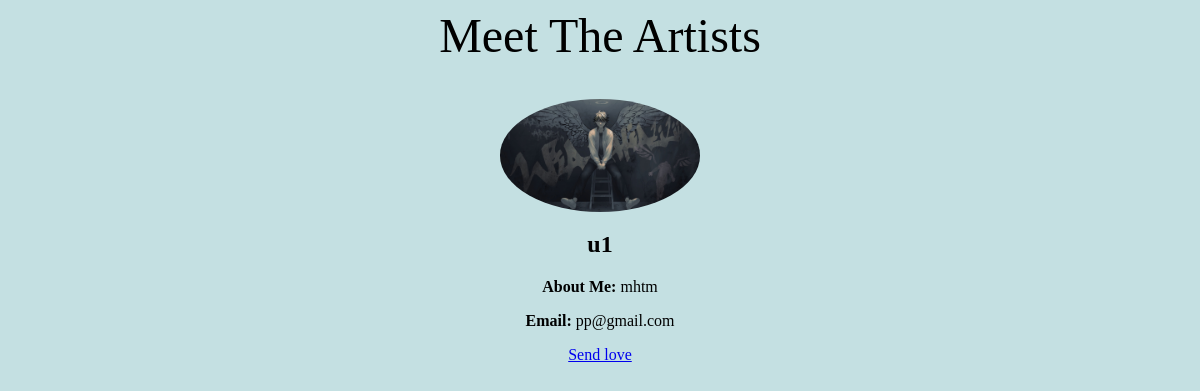
The app's page /profilelist, older data.
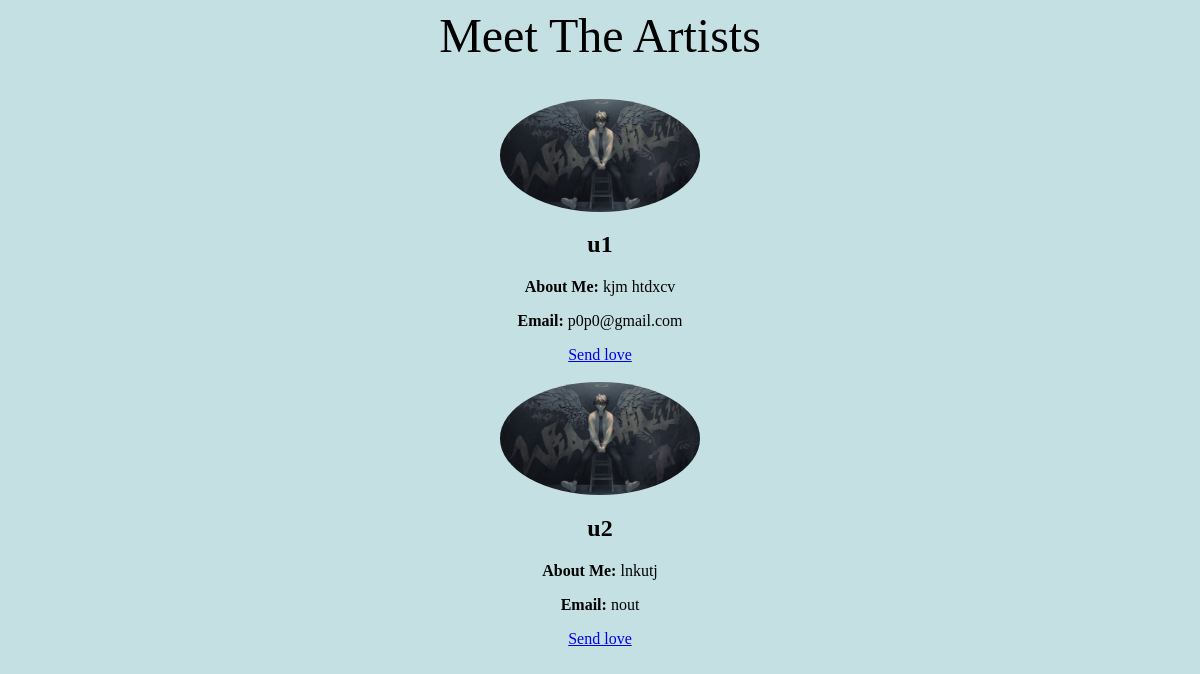
The same page, newer data.
### tables this page shows
CREATE TABLE artist
            (id INTEGER PRIMARY KEY, name TEXT NOT NULL UNIQUE, password TEXT NOT NULL, email VARCHAR, about TEXT, date_created DATE, Profile TEXT, appr INTEGER,date_modified DATE );

### hello.py (the view)
@app.route("/profilelist", methods=['GET'])
def profilelist():
   print ("making a connection")
   connection = sqlite3.connect('artgallery.db')
   print ("Getting a Cursor")
   cursor = connection.cursor()
   print ("Executing the DML")
   cursor.execute("select * from artist")
   print ("Get the Rows from cursor")
   all_profiles = cursor.fetchall()
   print ("Closing the datbase")
   connection.close()
   pk=get_pk
   return render_template("profile_list.html", profile = all_profiles)

### templates/profile_list.html (shortened to what this page needs)
<html>
<body style="background-color:rgb(196, 224, 226);">
    <center><font face = "Brush Script" size = "7">Meet The Artists</font><br><br>
    {% for item in profile %}
    <br>
    <div class="row">
    <div class="column">
        <div class="card">
        <img src="{{item.6}}" alt="Profile picture" style="width:200px">
        <div class="container">
            <h2>{{item.1}}</h2>
            <p class="title"><b>About Me: </b>{{item.4}}</p>
            <p><b>Email: </b>{{item.3}}</p>
            <a href="{{ url_for ('sendlove', id=item.0) }}">Send love</a>
        </div>
        </div>
    </div>
    </div>
    {% endfor %}
    </center>
</body>
</html>

Row changes from the older to the newer data that the page shows:
changed artist: about "mhtm" → "kjm htdxcv"; email "pp@gmail.com" → "p0p0@gmail.com"
added artist: name "u2", about "lnkutj", email "nout"
